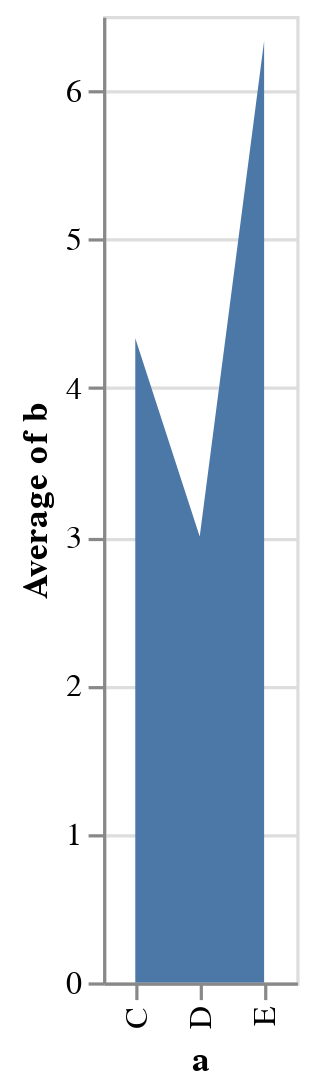

The notebook cell this image was saved under:
### Code cell
chart.mark_area().encode(
    x='a', y='average(b)'
)

### Figure 1 — Vega-Lite specification as saved in the notebook (floating-point values rounded to 4 significant figures)
{"config": {"view": {"continuousWidth": 300, "continuousHeight": 300}}, "data": {"name": "data-347f1284ea3247c0f55cb966abbdd2d8"}, "mark": {"type": "area"}, "encoding": {"x": {"field": "a", "type": "nominal"}, "y": {"aggregate": "average", "field": "b", "type": "quantitative"}}, "$schema": "https://vega.github.io/schema/vega-lite/v5.15.1.json", "datasets": {"data-347f1284ea3247c0f55cb966abbdd2d8": [{"a": "C", "b": 2}, {"a": "C", "b": 7}, {"a": "C", "b": 4}, {"a": "D", "b": 1}, {"a": "D", "b": 2}, {"a": "D", "b": 6}, {"a": "E", "b": 8}, {"a": "E", "b": 4}, {"a": "E", "b": 7}]}}
